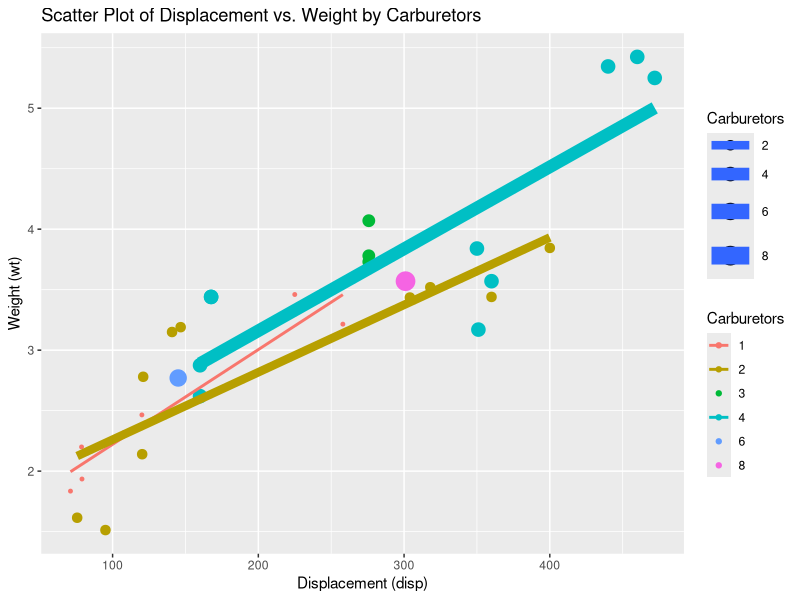

Write the R code that produced this figure.

library(ggplot2)


ggplot(mtcars, aes(x = disp, y = wt, color = factor(carb), size = carb)) +
  geom_point() +
  labs(
    title = "Scatter Plot of Displacement vs. Weight by Carburetors",
    x = "Displacement (disp)",
    y = "Weight (wt)"
  ) +
  scale_color_discrete(name = "Carburetors") +
  scale_size_continuous(name = "Carburetors") +
  geom_smooth(method = "lm", se = FALSE)
